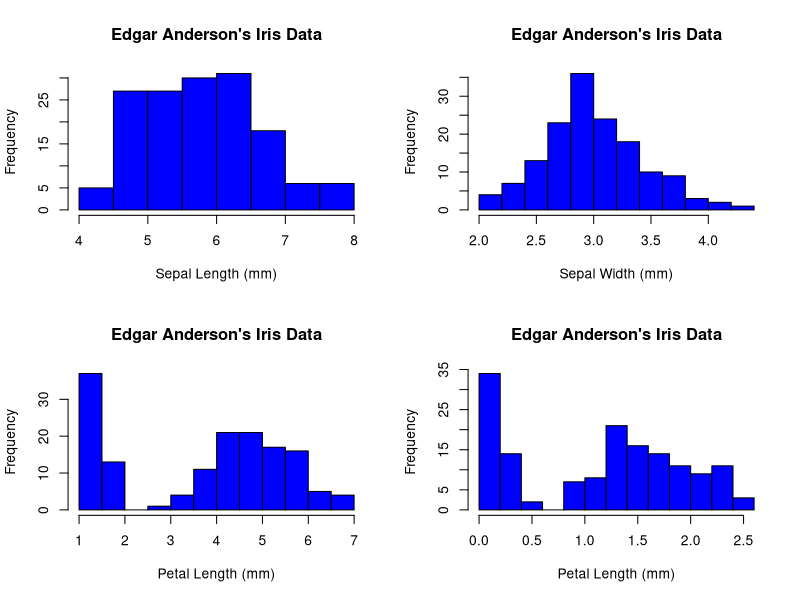

Source code (R):
#
#         Author: Dr Eugene O'Loughlin
#    Video Title: How To... Display Several Figures on one page in R
#   Video Number: #40
#
iris  # Edgar Anderson's Iris Data         
head(iris)
#
par(mfrow = c(2, 2))
#
# Plot four separate histograms
hist(iris$Sepal.Length,
     main = "Edgar Anderson's Iris Data",
     xlab = "Sepal Length (mm)",
     col = "blue")
hist(iris$Sepal.Width,
     main = "Edgar Anderson's Iris Data",
     xlab = "Sepal Width (mm)", col = "blue")
hist(iris$Petal.Length,
     main = "Edgar Anderson's Iris Data",
     xlab = "Petal Length (mm)", col = "blue")
hist(iris$Petal.Width,
     main = "Edgar Anderson's Iris Data",
     xlab = "Petal Length (mm)", col = "blue")
#
